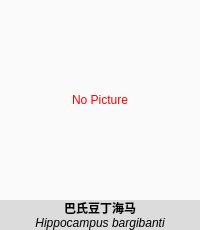
<?xml version="1.0" encoding="UTF-8"?>
<ui version="4.0">
 <class>widgetRoot</class>
 <widget class="QWidget" name="widgetRoot">
  <property name="geometry">
   <rect>
    <x>0</x>
    <y>0</y>
    <width>200</width>
    <height>230</height>
   </rect>
  </property>
  <property name="sizePolicy">
   <sizepolicy hsizetype="Expanding" vsizetype="Expanding">
    <horstretch>0</horstretch>
    <verstretch>0</verstretch>
   </sizepolicy>
  </property>
  <property name="windowTitle">
   <string>Form</string>
  </property>
  <layout class="QVBoxLayout" name="verticalLayout">
   <property name="spacing">
    <number>0</number>
   </property>
   <property name="leftMargin">
    <number>0</number>
   </property>
   <property name="topMargin">
    <number>0</number>
   </property>
   <property name="rightMargin">
    <number>0</number>
   </property>
   <property name="bottomMargin">
    <number>0</number>
   </property>
   <item>
    <widget class="QLabel" name="labelPic">
     <property name="sizePolicy">
      <sizepolicy hsizetype="Expanding" vsizetype="Expanding">
       <horstretch>0</horstretch>
       <verstretch>0</verstretch>
      </sizepolicy>
     </property>
     <property name="minimumSize">
      <size>
       <width>0</width>
       <height>0</height>
      </size>
     </property>
     <property name="maximumSize">
      <size>
       <width>16777215</width>
       <height>16777215</height>
      </size>
     </property>
     <property name="styleSheet">
      <string notr="true">background-color: rgb(250, 250, 250); color: Red;</string>
     </property>
     <property name="frameShape">
      <enum>QFrame::NoFrame</enum>
     </property>
     <property name="frameShadow">
      <enum>QFrame::Plain</enum>
     </property>
     <property name="midLineWidth">
      <number>0</number>
     </property>
     <property name="text">
      <string>No Picture</string>
     </property>
     <property name="alignment">
      <set>Qt::AlignCenter</set>
     </property>
    </widget>
   </item>
   <item>
    <widget class="QLabel" name="labelCommonName">
     <property name="sizePolicy">
      <sizepolicy hsizetype="Expanding" vsizetype="Fixed">
       <horstretch>0</horstretch>
       <verstretch>0</verstretch>
      </sizepolicy>
     </property>
     <property name="minimumSize">
      <size>
       <width>0</width>
       <height>15</height>
      </size>
     </property>
     <property name="maximumSize">
      <size>
       <width>16777215</width>
       <height>15</height>
      </size>
     </property>
     <property name="font">
      <font>
       <bold>true</bold>
      </font>
     </property>
     <property name="styleSheet">
      <string notr="true">background-color: rgb(220, 220, 220); color: black;</string>
     </property>
     <property name="frameShape">
      <enum>QFrame::NoFrame</enum>
     </property>
     <property name="frameShadow">
      <enum>QFrame::Plain</enum>
     </property>
     <property name="text">
      <string>巴氏豆丁海马</string>
     </property>
     <property name="scaledContents">
      <bool>true</bool>
     </property>
     <property name="alignment">
      <set>Qt::AlignCenter</set>
     </property>
    </widget>
   </item>
   <item>
    <widget class="QLabel" name="labelName">
     <property name="sizePolicy">
      <sizepolicy hsizetype="Expanding" vsizetype="Fixed">
       <horstretch>0</horstretch>
       <verstretch>0</verstretch>
      </sizepolicy>
     </property>
     <property name="minimumSize">
      <size>
       <width>0</width>
       <height>15</height>
      </size>
     </property>
     <property name="maximumSize">
      <size>
       <width>16777215</width>
       <height>15</height>
      </size>
     </property>
     <property name="font">
      <font>
       <italic>true</italic>
       <bold>false</bold>
      </font>
     </property>
     <property name="styleSheet">
      <string notr="true">background-color: rgb(220, 220, 220); color: black;</string>
     </property>
     <property name="frameShape">
      <enum>QFrame::NoFrame</enum>
     </property>
     <property name="frameShadow">
      <enum>QFrame::Plain</enum>
     </property>
     <property name="text">
      <string>Hippocampus bargibanti</string>
     </property>
     <property name="scaledContents">
      <bool>true</bool>
     </property>
     <property name="alignment">
      <set>Qt::AlignCenter</set>
     </property>
    </widget>
   </item>
  </layout>
 </widget>
 <resources/>
 <connections/>
</ui>
